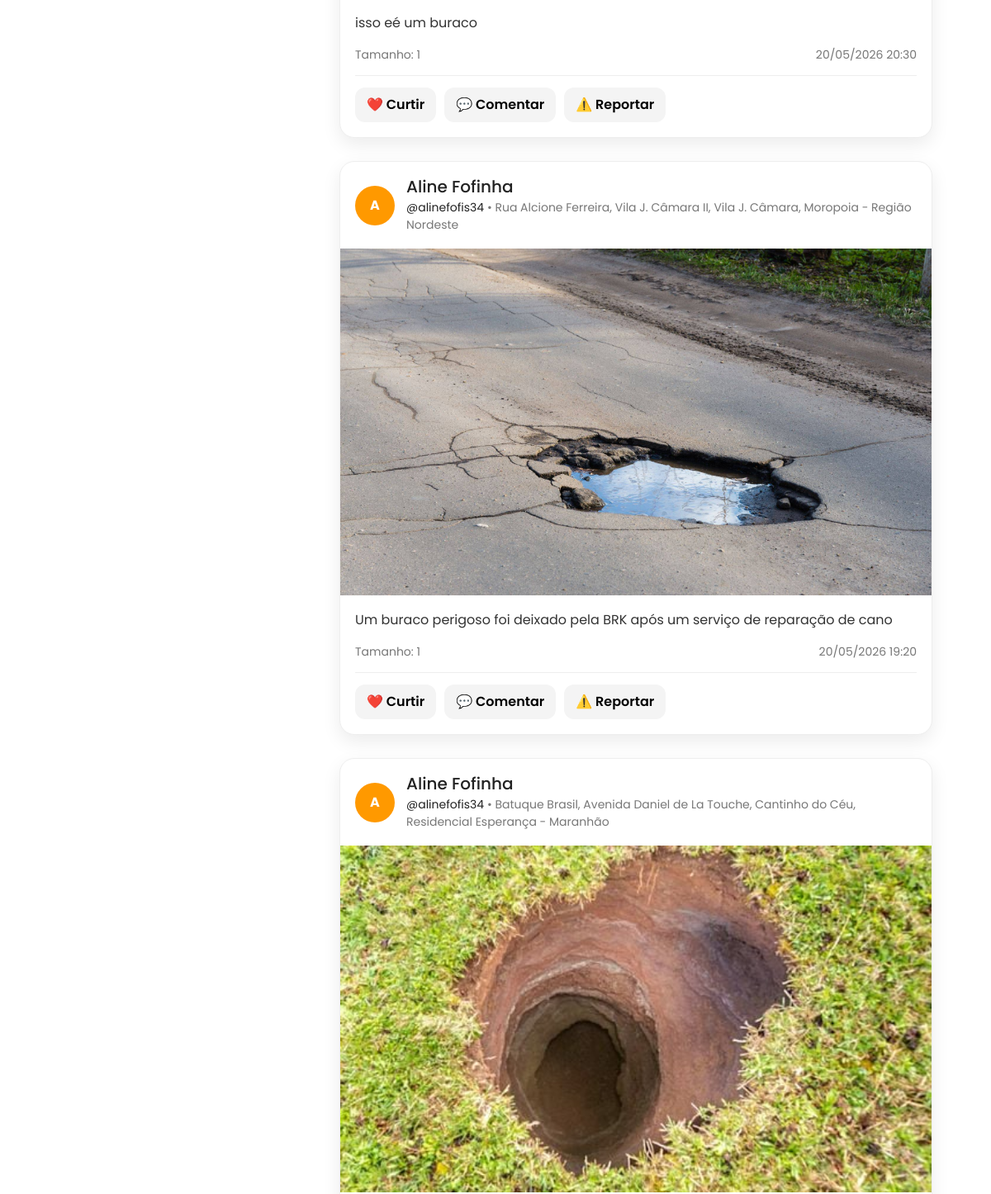
Before: /principal (signed in, middle part) with the older database file.
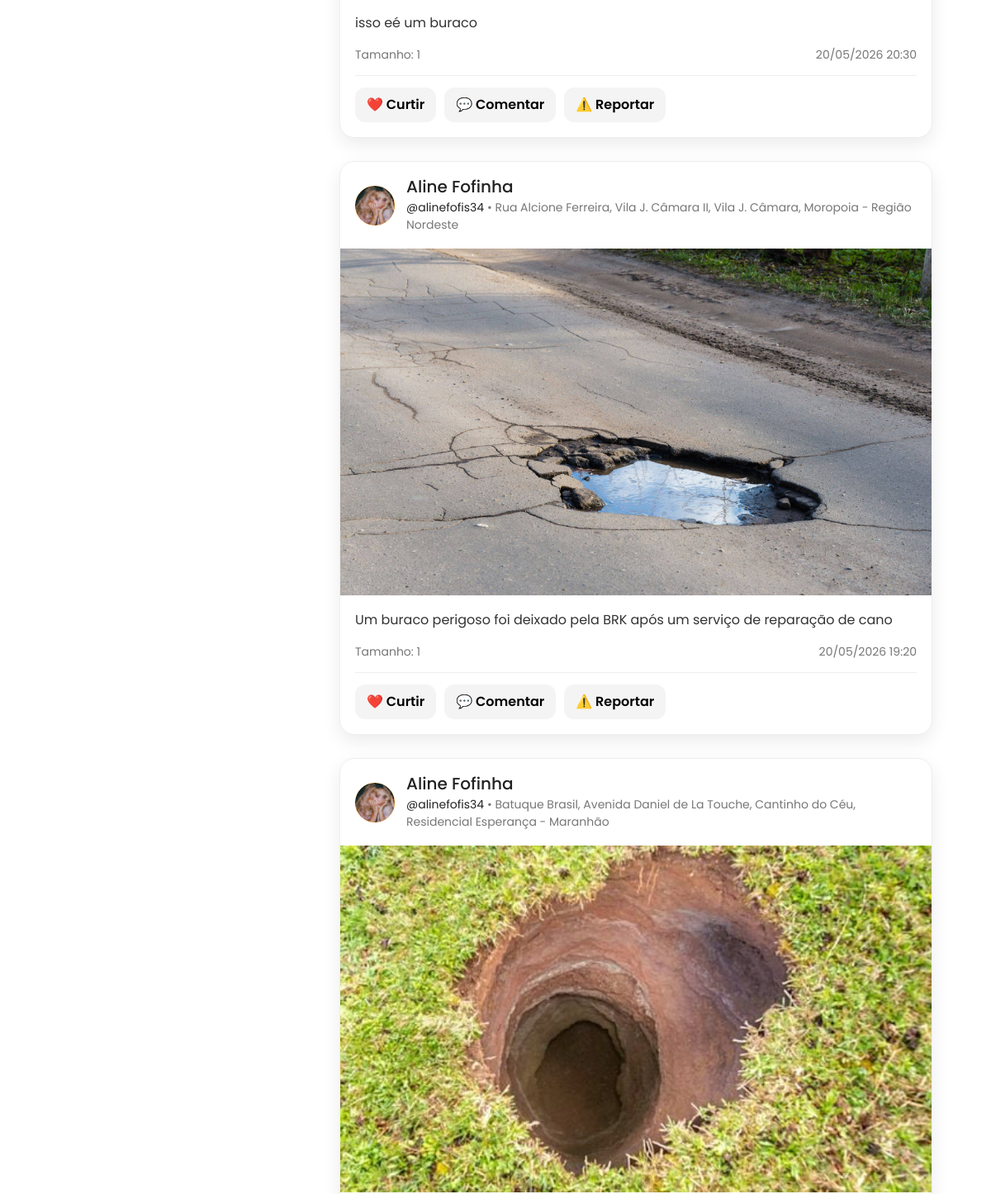
After: the same page with the newer database file.
### buracos/models.py (models this page shows, shortened)
class Buraco(models.Model):
    titulo = models.CharField(max_length=255)
    descricao = models.TextField()
    local = models.CharField(max_length=255)
    endereco = models.CharField(max_length=255)
    url_imagem = models.URLField()
    tamanho = models.SmallIntegerField(default=1)
    data_atual = models.DateTimeField(auto_now_add=True)
    created_at = models.DateTimeField(auto_now_add=True)  # Data e hora de criação (preenchido automaticamente)
    updated_at = models.DateTimeField(auto_now=True)  # Data e hora de última atualização (atualizado automaticamente)
    usuario = models.ForeignKey(settings.AUTH_USER_MODEL, on_delete=models.CASCADE, null=True, blank=True)

### usuarios/models.py (models this page shows, shortened)
class CustomUser(AbstractUser):
    date_of_birth = models.DateField(null=True, blank=True)
    name = models.CharField(max_length=255, null=True, blank=True)
    foto = models.ImageField(upload_to='perfis/', null=True, blank=True)
    objects = UserManager()

### principal/views.py (the view)
# urls.py: path('', inicioView, name='inicioView'),
def inicioView(request):
    buracos = Buraco.objects.all().order_by('-created_at')
    variaveis = {
        'buracos': buracos,
    }
    return render(request, 'principal/inicio.html', variaveis)

### principal/templates/principal/inicio.html (shortened to what this page needs)
{% extends 'principal/principal.html' %}
{% load static %}
{% block content %}
<div class="feed-container">
    {% for buraco in buracos %}
        <div class="post-card">
            <div class="post-header">
                <div class="avatar">
                    {% if buraco.usuario.foto %}
                        <img src="{{ buraco.usuario.foto.url }}" alt="Foto de perfil">
                    {% elif buraco.usuario %}
                        {{ buraco.usuario.username|slice:":1"|upper }}
                    {% else %}
                        ?
                    {% endif %}
                </div>
                <div>
                    {% if buraco.usuario %}
                        <h2>
                            <a href="{% url 'perfilPublicoView' buraco.usuario.username %}">
                                {{ buraco.usuario.name|default:buraco.usuario.username }}
                            </a>
                        </h2>
                        <p>
                            <a href="{% url 'perfilPublicoView' buraco.usuario.username %}">
                                @{{ buraco.usuario.username }}
                            </a>
                            • {{ buraco.endereco }}
                        </p>
                    {% else %}
                        <h2>Usuário desconhecido</h2>
                        <p>{{ buraco.endereco }}</p>
                    {% endif %}
                </div>
            </div>
            {% if buraco.imagem %}
                <img class="post-image" src="{{ buraco.imagem.url }}" alt="Imagem do buraco">
            {% elif buraco.url_imagem %}
                <img class="post-image" src="{% static 'image-users/' %}{{ buraco.url_imagem }}" alt="Imagem do buraco">
            {% endif %}
            <div class="post-body">
                <p>{{ buraco.descricao }}</p>
                <div class="post-info">
                    <span>Tamanho: {{ buraco.tamanho }}</span>
                    <span>{{ buraco.created_at|date:"d/m/Y H:i" }}</span>
                </div>
                <div class="post-actions">
                    <button type="button">❤️ Curtir</button>
                    <button type="button">💬 Comentar</button>
                    <button type="button">⚠️ Reportar</button>
                </div>
            </div>
        </div>
    {% empty %}
        <p class="empty-feed">Ainda não existem buracos cadastrados.</p>
    {% endfor %}
</div>
{% endblock %}

Changed rows visible on the page:
changed through a linked row, Buraco "Um buraco perigoso foi deixado pela BRK após um serviço de reparação de cano": usuario.foto: picture added; usuario.username "A" → (not shown)
changed through a linked row, Buraco (number 3 of 3 on the later page): usuario.foto: picture added; usuario.username "A" → (not shown)
